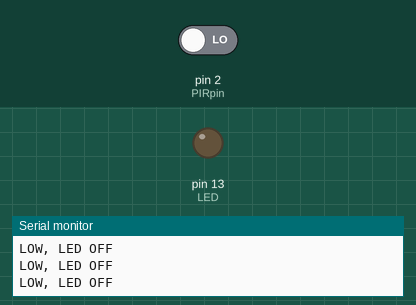
This sketch was run on a simulated Arduino Uno, built with avr-gcc and run on an emulated ATmega328P. Parts: output pins drawn as LEDs (lit = HIGH), the last lines printed to the serial monitor. The test bench sets the inputs (shaded band); at power-on: pin 2 (PIRpin) LOW.

Above: at 2.8 s.
2.9 s: pin 2 (PIRpin) driven HIGH
At 3.3 s:
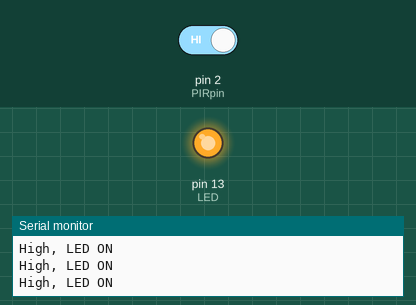
4.5 s: pin 2 (PIRpin) driven LOW
At 5.2 s:
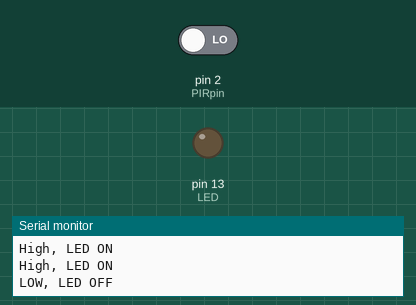
Timing chart, 0 to 7.5 s (numbered marks = the images above; inputs shaded):
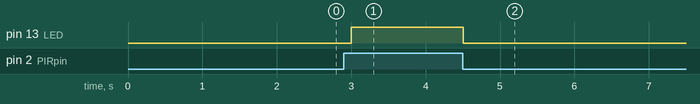

The sketch:

M1.T1P.ino
```cpp
int PIRpin = 2;
int PIRvalue = 0;
int LED = LED_BUILTIN;

void setup() {
  // put your setup code here, to run once:
pinMode(LED, OUTPUT);
pinMode(PIRpin, INPUT);
Serial.begin(9600);
}

void loop() {
  // put your main code here, to run repeatedly:
PIRvalue = digitalRead(PIRpin);
if (PIRvalue == HIGH)
 {
   digitalWrite(LED, HIGH);
   // turn ON LED if the motion is detected
   Serial.println("High, LED ON");
 }
 else
 {
   digitalWrite(LED, LOW);
   // LED will turn OFF if we have no motion
   Serial.println("LOW, LED OFF");
   delay(1000);
 }
}
```

Measured:
- after the input at 2.9 s, pin 13 (LED): LOW → HIGH after 0.10 s
- after the input at 4.5 s, pin 13 (LED): HIGH → LOW at once
